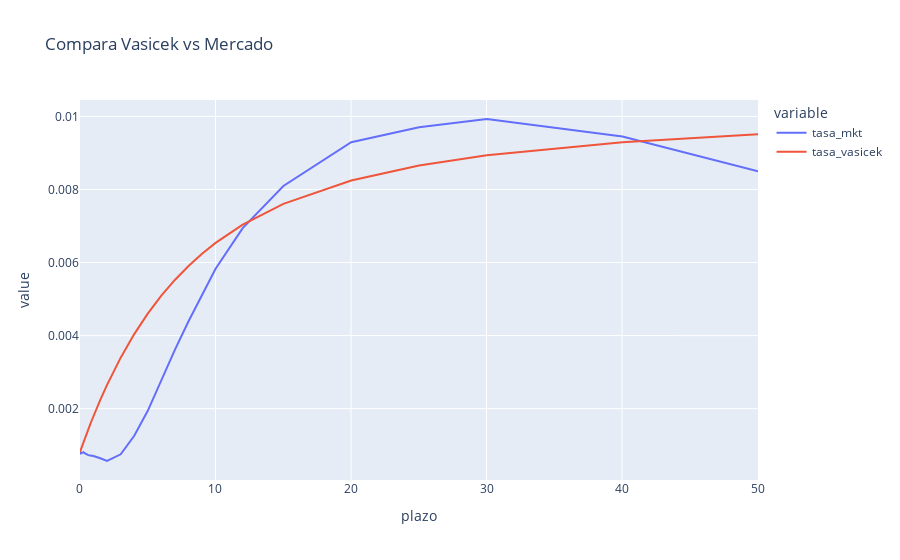

Notebook source saved alongside this figure:
### Code cell
fig = px.line(compara_dfs, x='plazo', y=['tasa_mkt', 'tasa_vasicek'], title='Compara Vasicek vs Mercado')
fig.show()

### Figure 1 — Plotly figure (JSON) as saved in the notebook; plotly's stock layout.template omitted (floating-point values rounded to 4 significant figures)
{"data": [{"hovertemplate": "variable=tasa_mkt<br>plazo=%{x}<br>value=%{y}<extra></extra>", "legendgroup": "tasa_mkt", "line": {"color": "#636efa", "dash": "solid"}, "mode": "lines", "name": "tasa_mkt", "orientation": "v", "showlegend": true, "type": "scatter", "x": [0.00274, 0.01918, 0.03836, 0.05753, 0.09041, 0.1671, 0.2521, 0.3425, 0.4164, 0.4986, 0.5808, 0.6658, 0.7479, 0.8384, 0.9178, 1, 1.499, 2, 3.005, 4.005, 5.003, 6.003, 7.003, 8.011, 9.008, 10.01, 12.01, 15.01, 20.02, 25.02, 30.02, 40.03, 50.03], "xaxis": "x", "y": [0.0008114, 0.0008409, 0.00078, 0.0007739, 0.000781, 0.0007809, 0.0008114, 0.0007809, 0.0007606, 0.0007504, 0.0007362, 0.000725, 0.0007199, 0.0007138, 0.0007087, 0.0007026, 0.0006418, 0.0005677, 0.0007504, 0.001258, 0.001941, 0.002778, 0.00361, 0.004394, 0.00513, 0.005829, 0.006941, 0.008096, 0.009296, 0.009704, 0.00993, 0.009453, 0.0085], "yaxis": "y"}, {"hovertemplate": "variable=tasa_vasicek<br>plazo=%{x}<br>value=%{y}<extra></extra>", "legendgroup": "tasa_vasicek", "line": {"color": "#EF553B", "dash": "solid"}, "mode": "lines", "name": "tasa_vasicek", "orientation": "v", "showlegend": true, "type": "scatter", "x": [0.00274, 0.01918, 0.03836, 0.05753, 0.09041, 0.1671, 0.2521, 0.3425, 0.4164, 0.4986, 0.5808, 0.6658, 0.7479, 0.8384, 0.9178, 1, 1.499, 2, 3.005, 4.005, 5.003, 6.003, 7.003, 8.011, 9.008, 10.01, 12.01, 15.01, 20.02, 25.02, 30.02, 40.03, 50.03], "xaxis": "x", "y": [0.0008143, 0.0008318, 0.000852, 0.0008723, 0.0009068, 0.0009867, 0.001074, 0.001166, 0.00124, 0.001322, 0.001402, 0.001485, 0.001563, 0.001649, 0.001723, 0.001799, 0.00224, 0.002653, 0.003397, 0.004041, 0.004602, 0.005093, 0.005525, 0.005907, 0.006242, 0.006539, 0.007038, 0.007608, 0.008248, 0.008659, 0.00894, 0.009296, 0.009511], "yaxis": "y"}], "layout": {"legend": {"title": {"text": "variable"}, "tracegroupgap": 0}, "title": {"text": "Compara Vasicek vs Mercado"}, "xaxis": {"anchor": "y", "domain": [0, 1], "title": {"text": "plazo"}}, "yaxis": {"anchor": "x", "domain": [0, 1], "title": {"text": "value"}}}}
